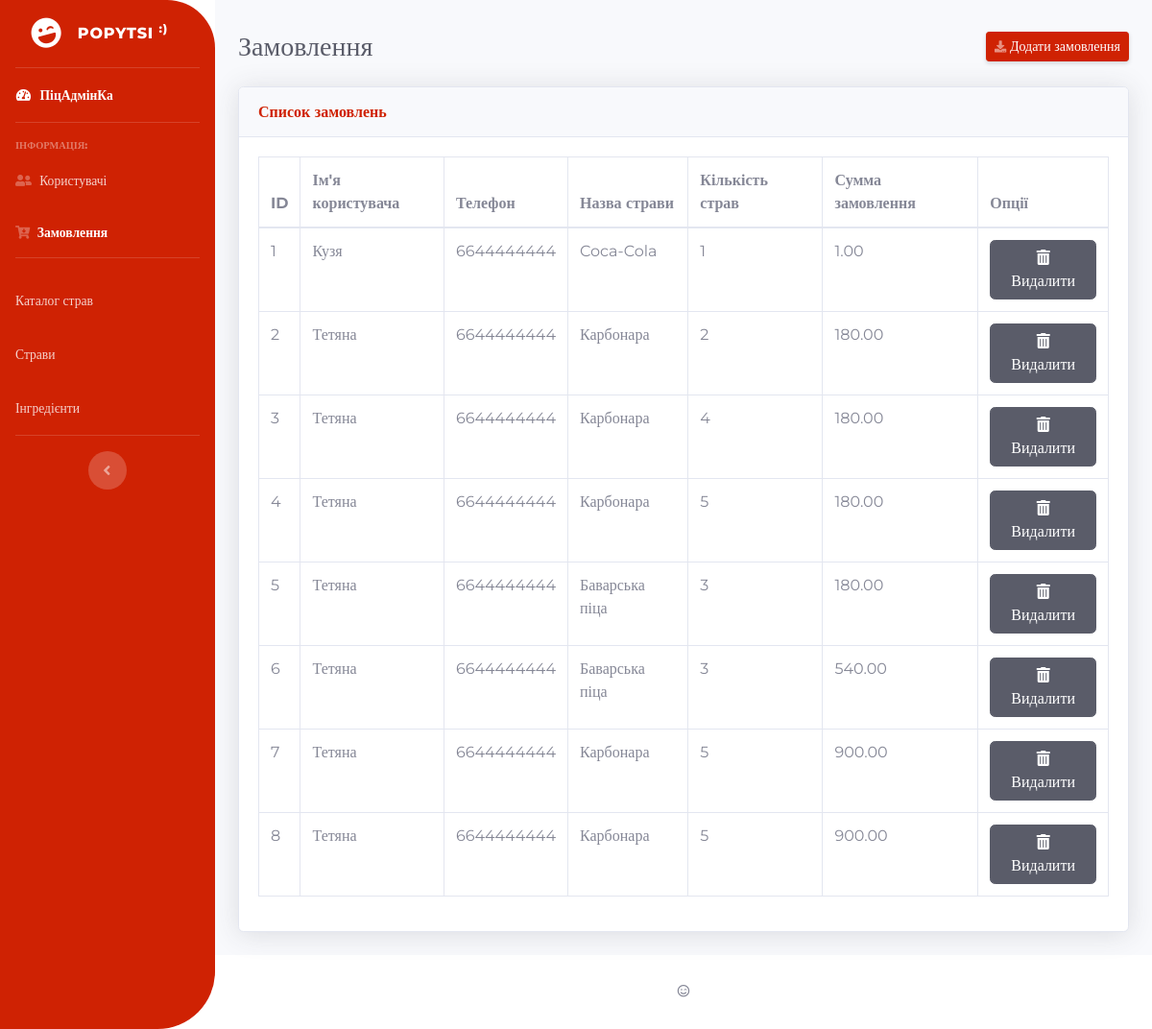
The page /admin/orders.php on the database its author committed.
### tables this page shows
CREATE TABLE `users_cart` (
  `id` int(11) NOT NULL,
  `id_users` int(11) NOT NULL,
  `id_composition` int(11) NOT NULL,
  `quantity` int(11) NOT NULL,
  `price` decimal(6,2) NOT NULL
);

CREATE TABLE `users` (
  `id` int(11) NOT NULL,
  `username` varchar(255) NOT NULL,
  `email` varchar(255) NOT NULL,
  `password` varchar(255) NOT NULL,
  `phone` varchar(255) NOT NULL,
  `role` varchar(255) NOT NULL DEFAULT 'uzer'
);

CREATE TABLE `composition` (
  `id` int(11) NOT NULL,
  `composition` varchar(255) NOT NULL
);

### admin/modules/orders/all_orders.php (the view)
<div class="d-sm-flex align-items-center justify-content-between mb-4">
    <h1 class="h3 mb-0 text-gray-800">Замовлення</h1>
    <a href="?page=add_order" class="d-none d-sm-inline-block btn btn-sm btn-primary shadow-sm">
        <i class="fas fa-download fa-sm text-white-50"></i> Додати замовлення</a>
</div>
<div class="card shadow mb-4">
    <div class="card-header py-3">
        <h6 class="m-0 font-weight-bold text-primary">Список замовлень</h6>
    </div>
    <div class="card-body">
        <div class="table-responsive">
            <table class="table table-bordered" id="dataTable" width="100%" cellspacing="0">
                <thead>
                    <tr>
                        <th>ID</th>
                        <th>Ім'я користувача</th>
                        <th>Телефон</th>
                        <th>Назва страви</th>
                        <th>Кількість страв</th>
                        <th>Сумма замовлення</th>
                        <th>Опції</th>
                    </tr>
                </thead>
                <tbody>
                    <?php
                        $users_cart = mysqli_query($connect, "SELECT users_cart.id, username, phone, composition, quantity, price FROM (users_cart JOIN users ON id_users = users.id) JOIN composition ON id_composition = composition.id;");
                        $users_cart = mysqli_fetch_all($users_cart);
                        foreach ($users_cart as $users_cart) {
                    ?>
                    <tr>
                        <td><?php echo $users_cart[0] ?></td>
                        <td><?php echo $users_cart[1] ?></td>
                        <td><?php echo $users_cart[2] ?></td>
                        <td><?php echo $users_cart[3] ?></td>
                        <td><?php echo $users_cart[4] ?></td>
                        <td><?php echo $users_cart[5] ?></td>
                        <td>
                            <a class="btn btn-dark" href="/admin/modules/orders/delete_orders.php?id=<?= $users_cart[0] ?>">
                            <i class="fas fa-trash-alt"></i>  Видалити</a>
                        </td>
                    </tr>
                    <?php
                        }
                    ?>
                </tbody>
            </table>
        </div>
    </div>
</div>

### rows shown on the page
users_cart: id "1", id_users.username "Кузя", id_users.phone "6644444444", id_composition.composition "Coca-Cola", quantity "1", price "1.00"
users_cart: id "2", id_users.username "Тетяна", id_users.phone "6644444444", id_composition.composition "Карбонара", quantity "2", price "180.00"
users_cart: id "3", id_users.username "Тетяна", id_users.phone "6644444444", id_composition.composition "Карбонара", quantity "4", price "180.00"
users_cart: id "4", id_users.username "Тетяна", id_users.phone "6644444444", id_composition.composition "Карбонара", quantity "5", price "180.00"
users_cart: id "5", id_users.username "Тетяна", id_users.phone "6644444444", id_composition.composition "Баварська піца", quantity "3", price "180.00"
users_cart: id "6", id_users.username "Тетяна", id_users.phone "6644444444", id_composition.composition "Баварська піца", quantity "3", price "540.00"
users_cart: id "7", id_users.username "Тетяна", id_users.phone "6644444444", id_composition.composition "Карбонара", quantity "5", price "900.00"
users_cart: id "8", id_users.username "Тетяна", id_users.phone "6644444444", id_composition.composition "Карбонара", quantity "5", price "900.00"
